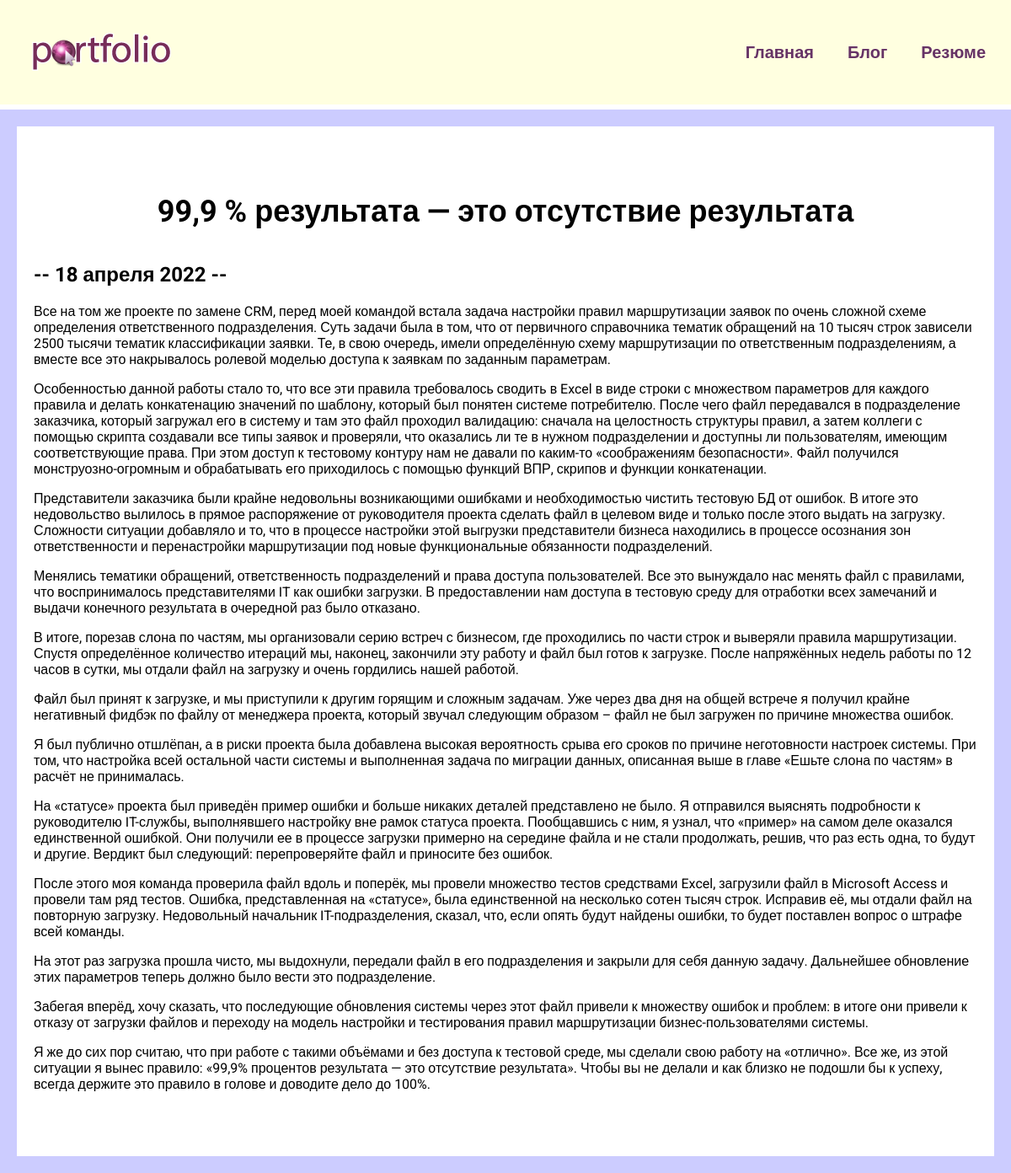
Page /blog/3 on the committed database.
### blog/models.py (models this page shows, shortened)
class Blog(models.Model):
    title =models.CharField(max_length=200)
    description = models.TextField()
    date = models.DateField()

### blog/views.py (the view)
# urls.py: path('<int:blog_id>', views.detail, name='detail')
def detail(request, blog_id):
    blog = get_object_or_404(Blog, pk=blog_id)
    return render(request, "blog/details.html", {'blog': blog})

### blog/templates/blog/details.html
{% extends 'skills/base.html' %}
{% block content %}
<div class="detail">
    <h1>{{ blog.title }}</h1>
    <h2>-- {{ blog.date|date:'j E Y' }} --</h2>
    {{ blog.description|safe }}
</div>
{% endblock %}

### skills/static/css/style.css (style rules this page uses)
body { background: #CCCCFF; font-family: 'Roboto', sans-serif; padding: 0; margin: 0; }
.content h1 { text-align: center; margin: 60px 0 40px; font-size: 36px; }
.detail { background: #FFF; padding: 20px 20px 60px 20px; box-sizing: border-box; }

### rows in the picture
Blog: title "99,9 % результата — это отсутствие результата", date "18 апреля 2022", description "Все на том же проекте по замене CRM, перед моей командой встала задача настройки правил маршрутизации заявок по очень сложной схеме определения ответственного подразделения. Суть задачи была в том, что от первичного справочника тематик обращений на 10 тысяч строк зависели 2500 тысячи тематик классификации заявки. Те, в свою очередь, имели определённую схему маршрутизации по ответственным подразделениям, а вместе все это накрывалось ролевой моделью доступа к заявкам по заданным параметрам. Особенностью данной работы стало то, что все эти правила требовалось сводить в Excel в виде строки с множеством параметров для каждого правила и делать конкатенацию значений по шаблону, который был понятен…"
